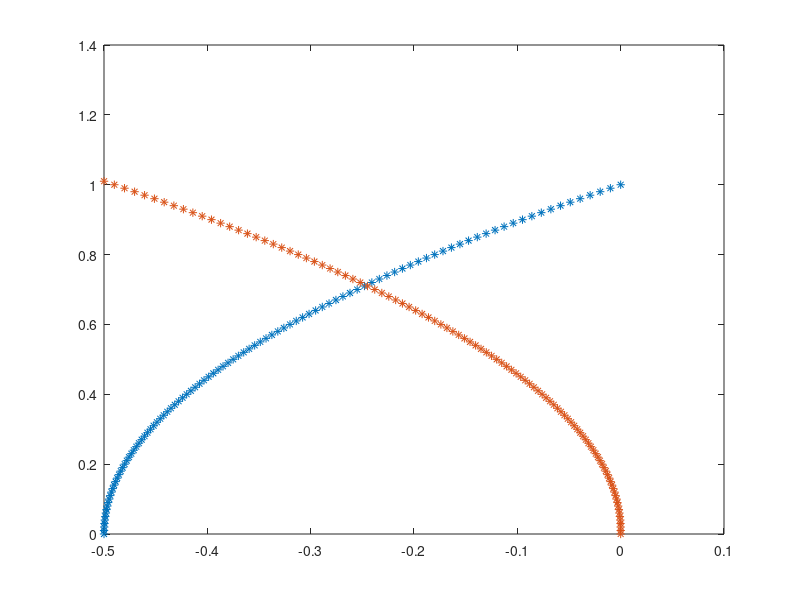

This figure's MATLAB source:
clc
clear all
close all
%%
x0 = [-0.5;0] ;
xf = [0;0] ;

x(1) = x0(1) ;
v(1) = x0(2) ;

x2(1) = xf(1) ;
v2(1) = xf(2) ;

delt = 0.01 ;
maxiter = 2000 ;

amax = 1 ;

for idx = 1:maxiter
    x(idx+1) = x(idx) + v(idx)*delt + 0.5*amax*delt^2;
    v(idx+1) = v(idx) + amax*delt;
    if abs(x(idx+1)-xf(1))< 0.005
        break
    end
end

for idx = 1:maxiter
    x2(idx+1) = x2(idx) - v2(idx)*delt + 0.5*amax*delt^2;
    v2(idx+1) = v2(idx) + amax*delt ;
    if abs(x2(idx+1)-x0(1))< 0.005
        break
    end
end


plot(x,v,'*')
hold on
plot(x2,v2,'*')
